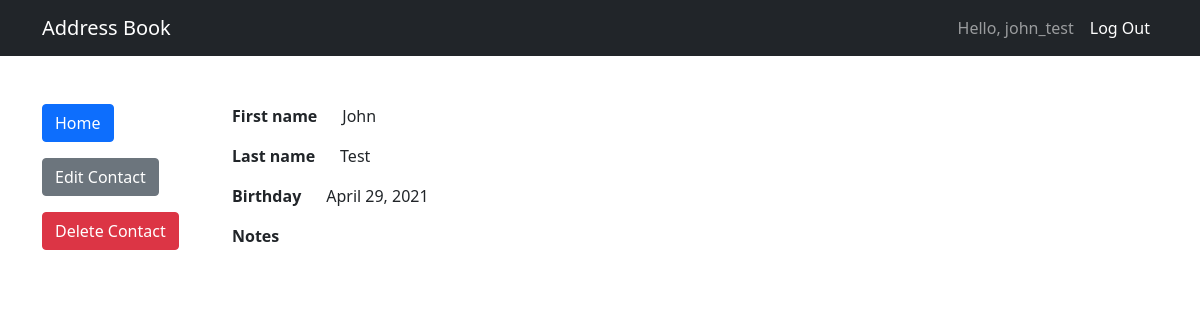
The app's page /contacts/15 (signed in) with its own data.
### directory/models.py (models this page shows, shortened)
class Contact(models.Model):
    first_name = models.CharField(max_length=20)
    last_name = models.CharField(max_length=20)
    email = models.EmailField(blank=True, null=True)
    birthday = models.DateField('Birthday', blank=True, null=True)
    address = AddressField(blank=True, null=True)
    notes = models.TextField('Notes', max_length=500, blank=True)
    username = models.ForeignKey(User, blank=True, null=True, on_delete=models.CASCADE)
    self_contact = models.BooleanField(default=False)

### directory/views.py (the view)
# urls.py: path('contacts/<int:pk>', ContactView.as_view(), name='contact-detail'),
class ContactView(LoginRequiredMixin, UserPassesTestMixin, DetailView):
    model = Contact
    context_object_name = 'contact'
    def test_func(self):
        obj = self.get_object()
        return obj.username == self.request.user

### directory/templates/directory/contact_detail.html (shortened to what this page needs)
{% extends "base.html" %}
{% block content %}
    <div class="row">
        <div class="col-2">
            <a class="btn btn-primary" href="{% url 'show-contacts' %}" role="button">Home</a>
            <a class="btn btn-secondary" href="{% url 'update-contact' contact.id %}" role="button">Edit Contact</a>
            <a class="btn btn-danger" href="{% url 'delete-contact' contact.id %}" role="button">Delete Contact</a>
        </div>
        <div class="col-6">
            <p><strong>First name &nbsp;&nbsp;&nbsp;&nbsp; </strong> {{ contact.first_name }}</p>
            <p><strong>Last name &nbsp;&nbsp;&nbsp;&nbsp; </strong> {{ contact.last_name }}</p>
            <p><strong>Birthday &nbsp;&nbsp;&nbsp;&nbsp; </strong> {{ contact.birthday}}</p>
            <p><strong>Notes &nbsp;&nbsp;&nbsp;&nbsp; </strong> {{ contact.notes}}</p>
        </div>
    </div>
{% endblock content %}

### AB_site/templates/base.html (shortened to what this page needs)
{% load static %}
<!DOCTYPE html>
<html lang="en">
    <head>
        <link href="{% static 'css/styles.css' %}" rel="stylesheet" />
    </head>
    <body>
        <nav class="navbar navbar-expand-lg navbar-dark bg-dark">
            <div class="container">
                <a class="navbar-brand" href="/">Address Book</a>
                <div class="collapse navbar-collapse" id="navbarSupportedContent">
                    <ul class="navbar-nav ms-auto mb-2 mb-lg-0">
                        {% if user.is_authenticated %}
                            <li class="nav-item"><a class="nav-link" aria-current="page">Hello, {{ user.username }}</a></li>
                            <li class="nav-item"><a class="nav-link active" aria-current="page" href="{% url 'logout' %}?next=/">Log Out</a></li>
                        {% else %}
                            <li class="nav-item"><a class="nav-link active" aria-current="page" href="{% url 'login' %}?next=/">Log in</a></li>
                        {% endif %}
                    </ul>
                </div>
            </div>
        </nav>
        <div class="container">
            <div class="mt-5">
                {% block content %}{% endblock content %}
            </div>
        </div>
    </body>
</html>

### records on screen
Contact: first_name "John", last_name "Test", birthday "April 29, 2021"

### other values on screen
{{ user.username }} "john_test"
